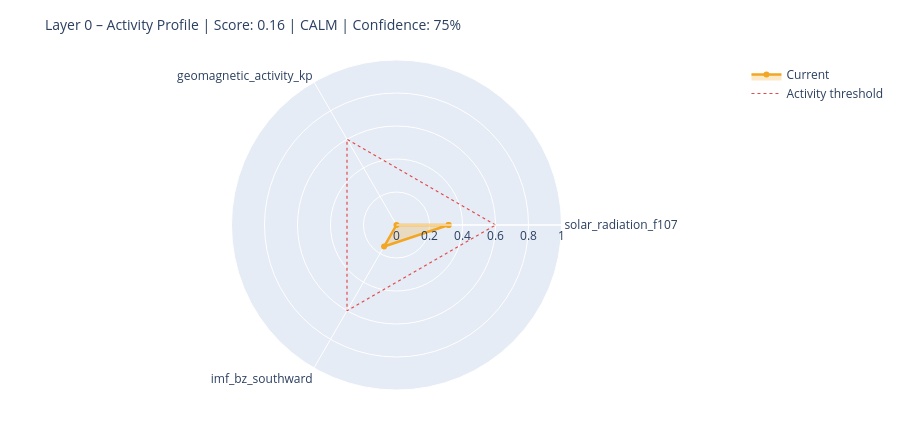

Notebook code for this chart:
### Markdown cell above
---
## 6. State Assessment & Handoff to Layer 1

### Code cell
# ============================================================
# STEP 1 – Collect raw values with source modes
# Mode: 'primary' | 'fallback_3h' | 'last_valid' | 'missing'
# ============================================================

def safe_last(df, col):
    if df is None or col not in df.columns: return None
    s = df[col].dropna()
    return float(s.iloc[-1]) if not s.empty else None

f107_now = safe_last(df_f107, 'f10.7')
bz_now   = safe_last(df_mag,  'bz_gsm')
kp_now   = safe_last(df_kp,   'kp')
sw_now   = safe_last(df_sw,   'speed')

source_modes = {
    'F10.7':    'primary'  if f107_now is not None else 'missing',
    'Kp':       'primary'  if kp_now   is not None else 'missing',
    'IMF_Bz':   'primary'  if bz_now   is not None else 'missing',
    'SW_speed': 'primary'  if sw_now   is not None else 'missing',
}

# Kp Fallback – 3h endpoint
if kp_now is None:
    try:
        r = requests.get(
            'https://services.swpc.noaa.gov/json/noaa-planetary-k-index.json',
            timeout=10)
        r.raise_for_status()
        fb = pd.DataFrame(r.json())
        tc = next((c for c in fb.columns if 'time' in c.lower()), fb.columns[0])
        kc = next((c for c in fb.columns if 'kp' in c.lower() and c != tc), None)
        if kc:
            fb[kc] = fb[kc].astype(str).str.extract(r'([0-9]+(?:\.[0-9]*)?)')[0]
            fb[kc] = pd.to_numeric(fb[kc], errors='coerce')
            fb = fb[fb[kc] >= 0].dropna(subset=[kc])
            if not fb.empty:
                kp_now = float(fb[kc].iloc[-1])
                source_modes['Kp'] = 'fallback_3h'
                print(f'  Kp fallback (3h): {kp_now:.1f}')
    except Exception as e:
        print(f'  Kp fallback failed: {e}')

# Solar Wind Fallback – last valid value
if sw_now is None and df_sw is not None and 'speed' in df_sw.columns:
    s = df_sw['speed'].dropna()
    if not s.empty:
        sw_now = float(s.iloc[-1])
        source_modes['SW_speed'] = 'last_valid'
        print(f'  SW fallback (last_valid): {sw_now:.0f} km/s')

print()
print('Source modes:', source_modes)

# ============================================================
# STEP 2 – Score from available components only
# ============================================================

def norm(v, lo, hi):
    if v is None: return None
    return max(0.0, min(1.0, (v - lo) / (hi - lo)))

COMPONENTS = {
    'solar_radiation_f107':    (f107_now, norm(f107_now, 60, 250)),
    'geomagnetic_activity_kp': (kp_now,   norm(kp_now,   0,   9)),
    'imf_bz_southward':        (bz_now,   norm(-(bz_now or 0) if bz_now else None, -5, 30)
                                           if bz_now is not None else None),
    'solar_wind_speed':        (sw_now,   norm(sw_now, 300, 800)),
}

available   = {k: v[1] for k, v in COMPONENTS.items() if v[1] is not None}
unavailable = [k for k, v in COMPONENTS.items() if v[1] is None]

layer0_score = round(sum(available.values()) / len(available), 4) if available else None
confidence   = round(len(available) / len(COMPONENTS), 2)

level = ('unknown'  if layer0_score is None
         else 'calm'     if layer0_score < 0.3
         else 'moderate' if layer0_score < 0.6
         else 'active')

# ============================================================
# STEP 3 – Dominant Driver
# ============================================================

def dominant_driver(kp, f107, bz, sw):
    candidates = []
    if kp   is not None and kp   >= 4:   candidates.append(('geomagnetic',    kp / 9))
    if sw   is not None and sw   >= 500:  candidates.append(('solar_wind',     sw / 800))
    if bz   is not None and bz   <= -5:   candidates.append(('imf_southward',  abs(bz) / 30))
    if f107 is not None and f107 >= 150:  candidates.append(('solar_radiation',f107 / 250))
    return max(candidates, key=lambda x: x[1])[0] if candidates else 'none'

driver = dominant_driver(kp_now, f107_now, bz_now, sw_now)

# ============================================================
# STEP 4 – Downstream expectations
# ============================================================

def downstream_expectation(driver, score, kp, bz, f107):
    exp = {
        'magnetosphere':        'calm',
        'ionosphere':           'calm',
        'schumann_resonance':   'unchanged',
        'lithosphere_currents': 'low',
    }
    if driver == 'geomagnetic' or (kp and kp >= 5):
        exp['magnetosphere']        = 'compressed / storm'
        exp['ionosphere']           = 'elevated disturbance (TEC variability)'
        exp['schumann_resonance']   = 'elevated amplitude possible'
        exp['lithosphere_currents'] = 'elevated induction currents'
    elif driver == 'imf_southward' or (bz and bz <= -5):
        exp['magnetosphere']        = 'energy coupling active'
        exp['ionosphere']           = 'elevated electron density possible'
        exp['schumann_resonance']   = 'slight modulation possible'
    elif driver == 'solar_radiation' or (f107 and f107 >= 150):
        exp['ionosphere']           = 'elevated ionization (F-layer)'
        exp['schumann_resonance']   = 'slightly elevated background activity'
    return exp

downstream = downstream_expectation(driver, layer0_score, kp_now, bz_now, f107_now)

# ============================================================
# CONSOLE OUTPUT
# ============================================================

W = 58
print('=' * W)
print('LAYER 0 – STATE ASSESSMENT')
print('=' * W)
for name, (raw_v, score_v) in COMPONENTS.items():
    if score_v is not None:
        bar = '█' * int(score_v * 20) + '░' * (20 - int(score_v * 20))
        print(f'  {name:<35}  {bar}  {score_v:.2f}')
    else:
        print(f'  {name:<35}  {"─" * 20}  n/a')
print('-' * W)
print(f'  Score ({len(available)}/{len(COMPONENTS)} components):  {layer0_score:.3f}')
print(f'  Confidence:         {confidence:.0%}')
print(f'  Level:              {level.upper()}')
print(f'  Dominant Driver:    {driver}')

# Radar chart
cats = list(available.keys())
vals = list(available.values())
if len(cats) >= 3:
    fig = go.Figure()
    fig.add_trace(go.Scatterpolar(
        r=vals + [vals[0]], theta=cats + [cats[0]],
        fill='toself', fillcolor='rgba(242,166,35,0.25)',
        line=dict(color='#F2A623', width=2.5), name='Current'
    ))
    fig.add_trace(go.Scatterpolar(
        r=[0.6] * (len(cats) + 1), theta=cats + [cats[0]],
        line=dict(color='#E24B4A', dash='dot', width=1.2),
        mode='lines', name='Activity threshold'
    ))
    fig.update_layout(
        title=dict(text=f'Layer 0 – Activity Profile | Score: {layer0_score:.2f} | {level.upper()} | Confidence: {confidence:.0%}',
                   font=dict(size=14)),
        polar=dict(radialaxis=dict(visible=True, range=[0, 1])),
        height=430, showlegend=True,
        margin=dict(l=60, r=60, t=60, b=40)
    )
    fig.show()

### Figure 1 — Plotly figure (JSON) as saved in the notebook; plotly's stock layout.template omitted (floating-point values rounded to 4 significant figures)
{"data": [{"fill": "toself", "fillcolor": "rgba(242,166,35,0.25)", "line": {"color": "#F2A623", "width": 2.5}, "name": "Current", "r": [0.3158, 0.0, 0.1506, 0.3158], "theta": ["solar_radiation_f107", "geomagnetic_activity_kp", "imf_bz_southward", "solar_radiation_f107"], "type": "scatterpolar"}, {"line": {"color": "#E24B4A", "dash": "dot", "width": 1.2}, "mode": "lines", "name": "Activity threshold", "r": [0.6, 0.6, 0.6, 0.6], "theta": ["solar_radiation_f107", "geomagnetic_activity_kp", "imf_bz_southward", "solar_radiation_f107"], "type": "scatterpolar"}], "layout": {"height": 430, "margin": {"b": 40, "l": 60, "r": 60, "t": 60}, "polar": {"radialaxis": {"range": [0, 1], "visible": true}}, "showlegend": true, "title": {"font": {"size": 14}, "text": "Layer 0 – Activity Profile | Score: 0.16 | CALM | Confidence: 75%"}}}
